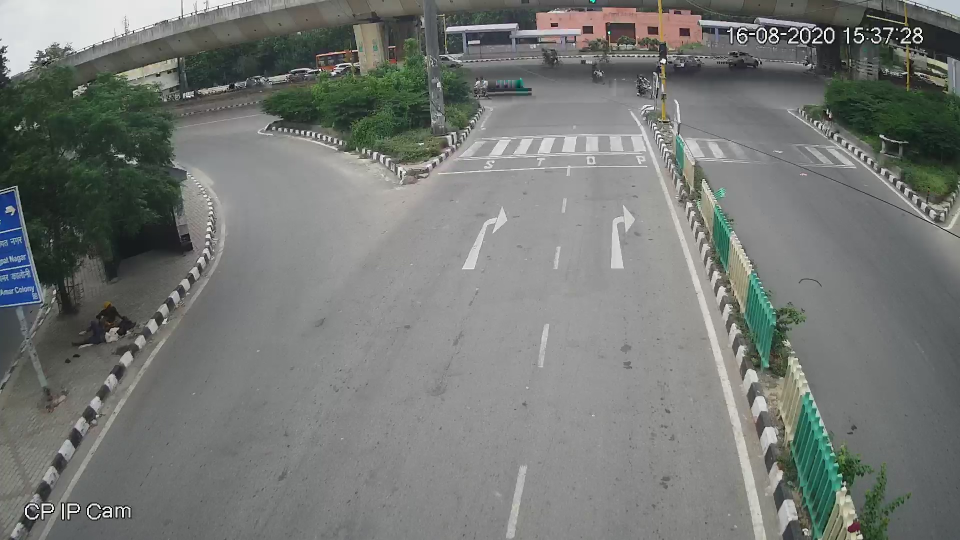
//> input picture 2019CS10383_2019CS10410_ass1_part2/empty.jpg, 1920 x 1080 px (shown at 1/2 size)
$ ./a1_part2   (built with g++ and OpenCV 4)
//> lines starting //> are read from the running program, lines starting //| are printed output that depends on the picture
### 2019CS10383_2019CS10410_ass1_part2/helper.cpp
#include <stdio.h>
#include <iostream>
#include <opencv2/opencv.hpp>
#include <bits/stdc++.h>
#include <vector>
#include <opencv2/imgproc/imgproc.hpp>


using namespace cv;
using namespace std;

double density(Mat img1, Mat img2, int th){

	double nz = 0.0;
	for(int j=0; j<img1.rows; j++) {
        for(int i=0; i<img1.cols; i++){
            int pix = img1.at<uchar>(j,i);
            int pix1 = img2.at<uchar>(j,i);

            if(abs(pix1 - pix) > th){
                nz = nz + 1.0;
            }
        }
    }

	return(nz/(img1.rows * img1.cols));
}

Mat calc(Mat I){

	vector<Point2f> pts_src(4);

	pts_src[0] = Point2f(989,218);
	pts_src[1] = Point2f(522,980);
	pts_src[2] = Point2f(1542,990);
	pts_src[3] = Point2f(1270,214);

	vector<Point2f> pts_dst(4);
	pts_dst[0] = Point2f(472,52);
	pts_dst[1] = Point2f(472,830);
	pts_dst[2] = Point2f(800,830);
	pts_dst[3] = Point2f(800,52);

	Mat h = findHomography(pts_src, pts_dst);

	Mat Rin;
	Rin = Mat::zeros(I.rows, I.cols, I.type());
	warpPerspective(I,Rin,h,I.size());

	Mat ROI(Rin, Rect(472,52,328,778));
	Mat croppedImage;
	// Copy the data into new matrix
	ROI.copyTo(croppedImage);

	return croppedImage;
}

### 2019CS10383_2019CS10410_ass1_part2/a1_part2.cpp
#include <stdio.h>
#include <iostream>
#include <fstream>
#include <opencv2/opencv.hpp>
#include <bits/stdc++.h>
#include <vector>
#include "helper.cpp"

using namespace cv;
using namespace std;

int main(){
	Mat I = imread("empty.jpg", IMREAD_GRAYSCALE);
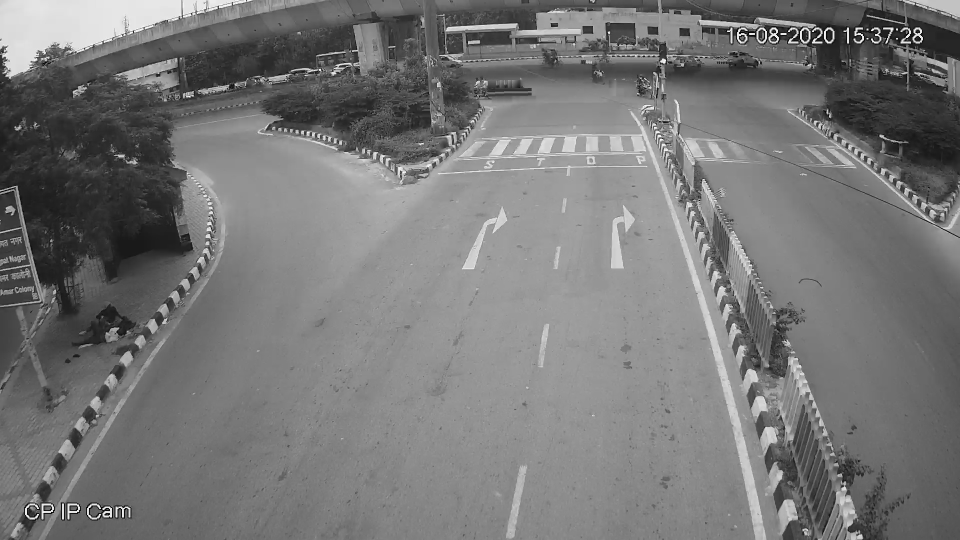
//> I: 1080 rows x 1920 cols, CV_8UC1 (shown at 1/2 size); min 0, max 255, mean 118.8
	Mat O = calc(I);
//> in calc, `warpPerspective(I,Rin,h,I.size());`:
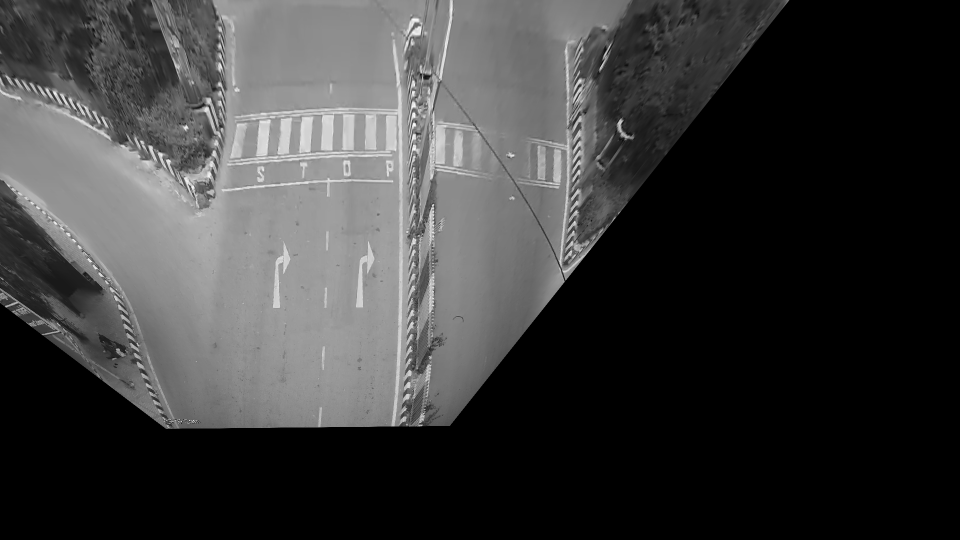
//> Rin: 1080 rows x 1920 cols, CV_8UC1 (shown at 1/2 size); min 0, max 254, mean 60.1
//> in calc, `Mat ROI(Rin, Rect(472,52,328,778));`:
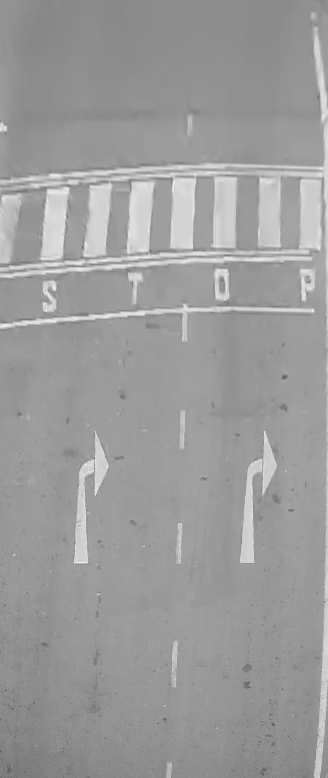
//> ROI: 778 rows x 328 cols, CV_8UC1; min 78, max 249, mean 155.7

	vector<double> queue_density;
	vector<double> dynamic_density;
	vector<int> frame_number;

	string InputVideo;
	cin >> InputVideo;
//> the answer given: empty.jpg
	int video_start= 0;

	ofstream fout ("out.txt");
	fout << "framenum" << "," << "queue density" << "," << "dynamic density" <<"\n";

	VideoCapture cap(InputVideo);
	if(!cap.isOpened()){
		cout << "Error loading the file"<< endl;
		return -1;
	}

	Mat temp, temp1, temp2, temp3, temp4, temp5, temp6;
	temp = O;
	temp1 = O;
	temp2 = O;
	temp3 = O;
	temp4 = O;
	temp5 = O;
	temp6 = O;

	while(1){
		Mat frame,edges;
		cap >> edges;
//> edges is the input picture: 1080 rows x 1920 cols, CV_8UC3; mean B, G, R 116.9, 120.1, 116.9
		cvtColor(edges, frame, COLOR_BGR2GRAY);
		//imshow("Frame", frame);
		Mat out_frame;
		//imshow("Frame", frame);
		//waitKey(10);
		out_frame= calc(frame);
		//imshow("Frame", out_frame);
		//waitKey(200);

		frame_number.push_back(video_start+1);
		queue_density.push_back(density(out_frame, O, 25));
//> after the loop in density, `for(int j=0; j<img1.rows; j++)`: nz = 0
//> queue_density = [0]

		Mat dst;
		bitwise_xor(temp, O, dst);
//> dst: 778 rows x 328 cols, CV_8UC1; every value is 0
		if(countNonZero(dst) > 0){
			dynamic_density.push_back(density(out_frame, temp, 25));
		}
		else{
			dynamic_density.push_back(density(out_frame, out_frame, 25));
//> dynamic_density = [0]
		}

		temp = temp1;
		temp1 = temp2;
		temp2 = temp3;
		temp3 = temp4;
		temp4 = temp5;
		temp5 = temp6;
		temp6 = out_frame;

		video_start= video_start+1;
		char c= (char)waitKey(25);
//> the Esc key is pressed
		if(c==27 || video_start == 5722){
			break;
		}

	}
	cap.release();
	destroyAllWindows();

	cout << "time (in secs)" << ", " << "queue density" << ", " << "dynamic density" <<"\n";

	for(int k = 0; k < frame_number.size(); k++){
		cout << frame_number[k]/15.0 << ", " << queue_density[k] << ", " << dynamic_density[k] << "\n";
		fout << frame_number[k] << "," << queue_density[k] << "," << dynamic_density[k] << "\n";
	}
//> this loop made 1 pass
//| 0.0666667, 0, 0

	fout.close();
	return 0;
}
